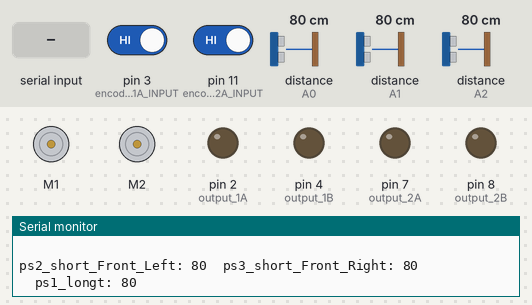
Recording of a sketch running on a simulated Arduino Uno, built with avr-gcc and run on an emulated ATmega328P. Shown: 2 × DC motor (green arrow = forward, orange = backward, longer = faster), output pins drawn as LEDs (lit = HIGH), the last lines printed to the serial monitor. Inputs (shaded band) come from the test bench; at power-on: distance to the obstacle (sensors on A2, A0, A1) 80 cm, pin 3 (encoder1A_INPUT) HIGH, pin 11 (encoder2A_INPUT) HIGH. The echo pulse lasts 58.3 µs per cm.

Above: at 3.2 s.
3.3 s: "w" received over Serial
At 4.4 s:
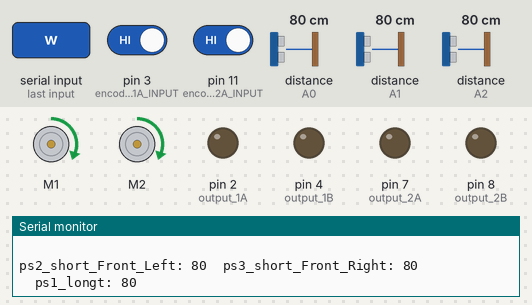
5.0 s: distance to the obstacle (sensor on A2) set to 11 cm
8.0 s: distance to the obstacle (sensor on A2) set to 8 cm
At 8.9 s:
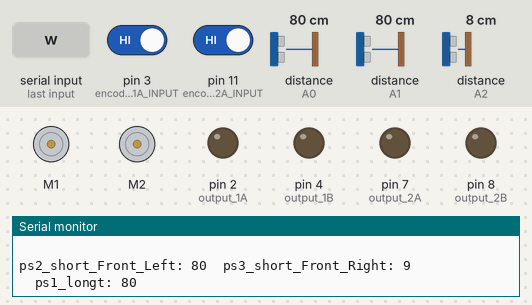
Timing chart, 0 to 11.0 s (numbered marks = the images above; inputs shaded):
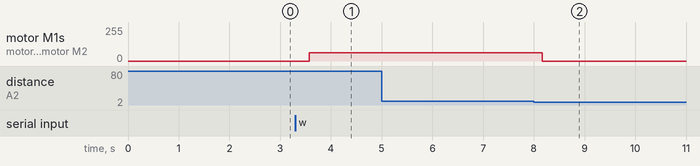

Measured:
- the behaviour switches between 10 and 9 cm on distance to the obstacle (sensor on A2) (found by bisection; images 1 and 2)
- after the input at 3.3 s, motor M1, motor M2: stopped → forward 63/255 after 0.27 s
- after the input at 8.0 s, motor M1, motor M2: forward 63/255 → stopped after 0.17 s

The sketch:

A.3_Sensor_return_distance.ino.ino
```cpp
#include "DualVNH5019MotorShield.h"
#include "SharpIR.h"
#include "EnableInterrupt.h"


DualVNH5019MotorShield md;
SharpIR ps1_long(SharpIR:: GP2Y0A02YK0F, A0);
SharpIR ps2_short_Front_Left(SharpIR:: GP2Y0A21YK0F, A1);
SharpIR ps3_short_Front_Right(SharpIR:: GP2Y0A21YK0F, A2);
SharpIR ps4_short_Right(SharpIR:: GP2Y0A21YK0F, A3);


/*
 * This code is meant to complete checklist A.3.
 * PID is not included.
 * Amended from Movement_withSensor_v1.2
 */


//Motor 1
#define encoder1A_INPUT 3
#define encoder1B_INPUT 5
#define output_1A 2
#define output_1B 4
#define enable_M1 6
#define pwm_M1_INPUT 9

//Motor 2
#define encoder2A_INPUT 11
#define encoder2B_INPUT 13
#define output_2A 7
#define output_2B 8
#define enable_M2 12
#define pwm_M2_INPUT 10


/*-----Flags-----*/
bool stopMoving_flag = true;


void print_Distance(){
  Serial.println(" ");
  Serial.print("ps2_short_Front_Left: ");
  Serial.print(ps2_short_Front_Left.getDistance());
  Serial.print("  ps3_short_Front_Right: ");
  Serial.println(ps3_short_Front_Right.getDistance());
  Serial.print("  ps1_longt: ");
  Serial.println(ps1_long.getDistance());
}


void setup()
{
  Serial.begin(9600);
  md.init();

  //Motor 1
  digitalWrite(enable_M1, HIGH);
  pinMode(output_1A, OUTPUT);
  pinMode(output_1B, OUTPUT);
  pinMode(encoder1A_INPUT, INPUT);
  pinMode(encoder1B_INPUT, INPUT);
  pulseIn(encoder1A_INPUT, HIGH);

  //Motor 2
  digitalWrite(enable_M2, HIGH);
  pinMode(output_2A, OUTPUT);
  pinMode(output_2B, OUTPUT);
  pinMode(encoder2A_INPUT, INPUT);
  pinMode(encoder2B_INPUT, INPUT);
  pulseIn(encoder2A_INPUT, HIGH);
}

void loop ()
{

  while(Serial.available())
  {
    char command;
    command = Serial.read();

    if(command == 's'){
      stopMoving_flag = true;
    }
    else if(command == 'w'){
      stopMoving_flag = false;
    }
  }

  if(stopMoving_flag == true){
    print_Distance();
  }
  else{
    front_Calibrate();
  }
  delay(100);
}

void front_Calibrate(){

  Serial.println("Front Calibrating");

  while(ps2_short_Front_Left.getDistance() != 10 || ps3_short_Front_Right.getDistance() != 10){

    print_Distance();

    //No obstacle straight in front
    if(ps2_short_Front_Left.getDistance() > 10 && ps3_short_Front_Right.getDistance() > 10){
      md.setSpeeds(100, 100);
    }
    //Wide obstacle straight in front
    else if(ps2_short_Front_Left.getDistance() < 10 && ps3_short_Front_Right.getDistance() < 10){
      md.setBrakes(400, 400);
    }
    //Incoming obstacle on the left
    else if(ps2_short_Front_Left.getDistance() < 10 && ps3_short_Front_Right.getDistance() > 10){
      md.setBrakes(400, 400);
    }
    //Incoming obstacle on the right
    else if(ps2_short_Front_Left.getDistance() > 10 && ps3_short_Front_Right.getDistance() < 10){
      md.setBrakes(400, 400);
    }
  }
  md.setBrakes(400, 400);
}
```
